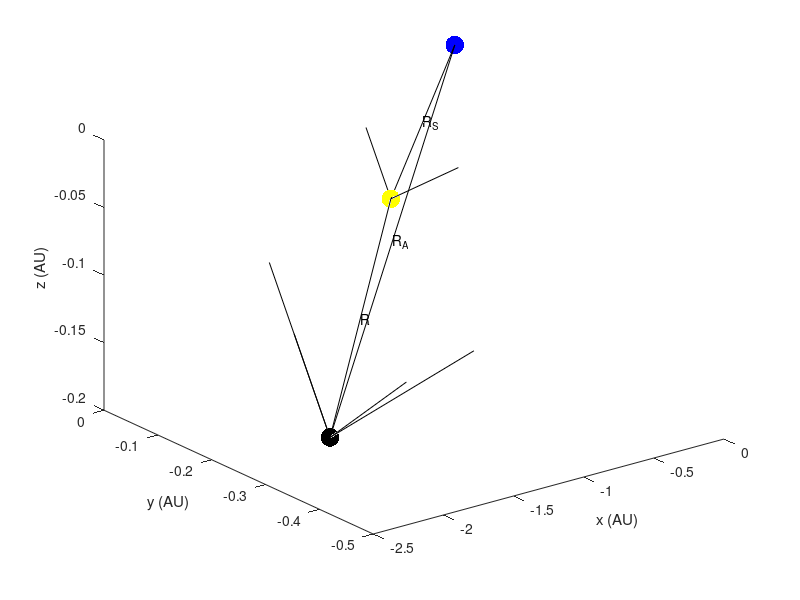

Here is the MATLAB script that generated this plot:
clear 
close all
clc
% Example: Asteroid Bennu at 2021-Oct-02 00:00 (JPL Horizons Ephemerides)
% Actual phase angle = 0.9585 (degrees) - PHASE angle & Bisector (43)
% Right Ascension (HH:MM:SS) and Declination (DD:MM:SS) - Astrometric (1)
% Range/Distance (AU) - Observer range & range rate (20)

% Asteroid data - can be user input (based on astronomic observation)
ast.ra = 188.78844;
ast.dec = -4.33168;
ast.r = 2.211861;

% Sun data - obtained via JPL Horizons API (input = date/time for Sun
% ephemerides)
sun.ra_hms = [12 32 03.55];     % in hours minutes seconds
sun.dec_dms = [-03 27 30.4];    % in degrees minutes seconds
sun.r = 1.000993;
% Convert to decimal degrees
sun.ra = sun.ra_hms(1)*15 + sun.ra_hms(2)/4 + sun.ra_hms(3)/240;
if sun.dec_dms(1) < 0
    sun.dec = sun.dec_dms(1) - sun.dec_dms(2)/60 - sun.dec_dms(3)/3600;
else
    sun.dec = sun.dec_dms(1) + sun.dec_dms(2)/60 + sun.dec_dms(3)/3600;
end

% Vector format (Geocentric)
% x = vernal equinox, z = north
Ra = ast.r*[cosd(ast.ra);sind(ast.ra);sind(ast.dec)];
Rs = sun.r*[cosd(sun.ra);sind(sun.ra);sind(sun.dec)];
R = Ra-Rs;

% Calculate phase angle (degrees)
alpha = acosd(dot(R,Ra)/(norm(R)*norm(Ra)));

% Plot diagram
plot3(0,0,0,'.b','MarkerSize',40);
hold on
quiver3(0,0,0,Ra(1),Ra(2),Ra(3),0,'k');
quiver3(0,0,0,Rs(1),Rs(2),Rs(3),0,'k');
quiver3(Rs(1),Rs(2),Rs(3),R(1),R(2),R(3),0,'k');
plot3(Ra(1),Ra(2),Ra(3),'.k','MarkerSize',40);
plot3(Rs(1),Rs(2),Rs(3),'.y','MarkerSize',40);
text(Ra(1)/2,Ra(2)/2,Ra(3)/2,'R_A');
text(Rs(1)/2,Rs(2)/2,Rs(3)/2,'R_S');
text(Rs(1)+R(1)/2,Rs(2)+R(2)/2,Rs(3)+R(3)/2,'R');
xlabel('x (AU)');
ylabel('y (AU)');
zlabel('z (AU)');